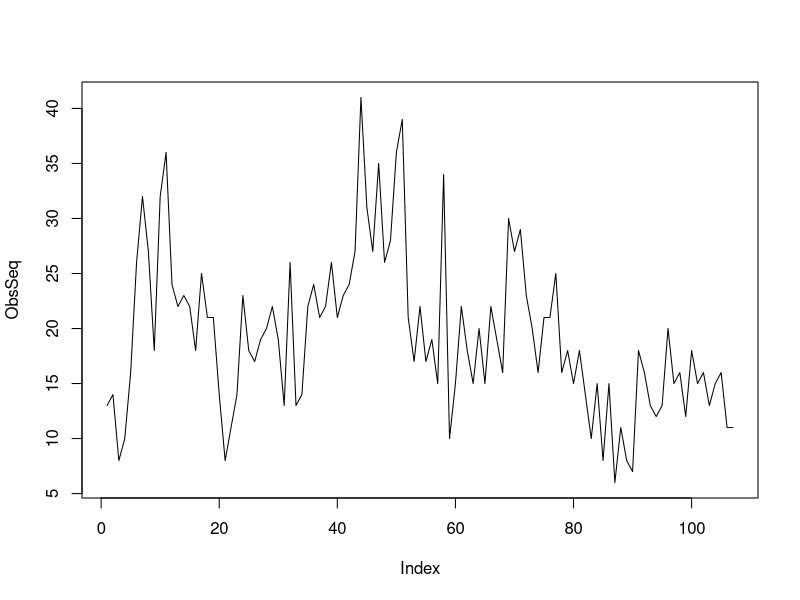

This figure's R source: (Note: this script raises an error after producing the figure.)
##-----------------------------------------------------
## Earth quakes data
##-----------------------------------------------------
## Number of major world-wide earth quakes between 1900 and 2006 
ObsSeq <- c(13,14,8,10,16,26,32,27,18,32,36,24,22,23,22,18,25,21,
            21,14,8,11,14,23,18,17,19,20,22,19,13,26,13,14,22,24,
            21,22,26,21,23,24,27,41,31,27,35,26,28,36,39,21,17,22,
            17,19,15,34,10,15,22,18,15,20,15,22,19,16,30,27,29,23,
            20,16,21,21,25,16,18,15,18,14,10,15,8,15,6,11,8,7,18,
            16,13,12,13,20,15,16,12,18,15,16,13,15,16,11,11)
## Plot data
plot(ObsSeq,type="l")
##--------------------------------------------------
## Initial values for the EM with three hidden states
##--------------------------------------------------
## Three hidden states
## Initial probabilities
IntPrb <- rep(1,3)/3
## Transition probabilities
TrnsPrb <- matrix(c(0.8,0.1,0.1,
                    0.1,0.8,0.1,
                    0.1,0.1,0.8),
                  byrow=TRUE,nrow=3,ncol=3)
## Rates for emission
Lam <- c(10,20,30)
## Iteration 0 in Table 4.2:
HMMexpct <- HMMPoisExpectationsFct(IntPrb,TrnsPrb,Lam,ObsSeq)
cat("log-Likelihood:",HMMexpct$logLk,"\n")
##------------------------------------------------
## Estimate transition matrix and rates using EM
##-----------------------------------------------
## Number of iterations
nIter <- 20
## EM algorithm
for (iter in 1:nIter){
  #cat("--------------------------------------","\n")
  HMMexpct <- HMMPoisExpectationsFct(IntPrb,TrnsPrb,Lam,ObsSeq)
  #cat("\n")
  cat("Iteration:",iter,"log-likelihood:",HMMexpct$logLk,"\n")
  ## Updating initial probability
  IntPrb <- HMMexpct$PostProb[1,]
  ## Updating transition probability matrix
  TrnsPrb <- HMMexpct$TransCnt/rowSums(HMMexpct$TransCnt)
  ## Updating rates in Poisson distribution 
  for (i in 1:nrow(TrnsPrb)){
    Lam[i] <- sum( HMMexpct$PostProb[,i]*ObsSeq )/sum( HMMexpct$PostProb[,i] )
  }
  #cat("Updated transition probability matrix:","\n")
  #print(TrnsPrb)
}


